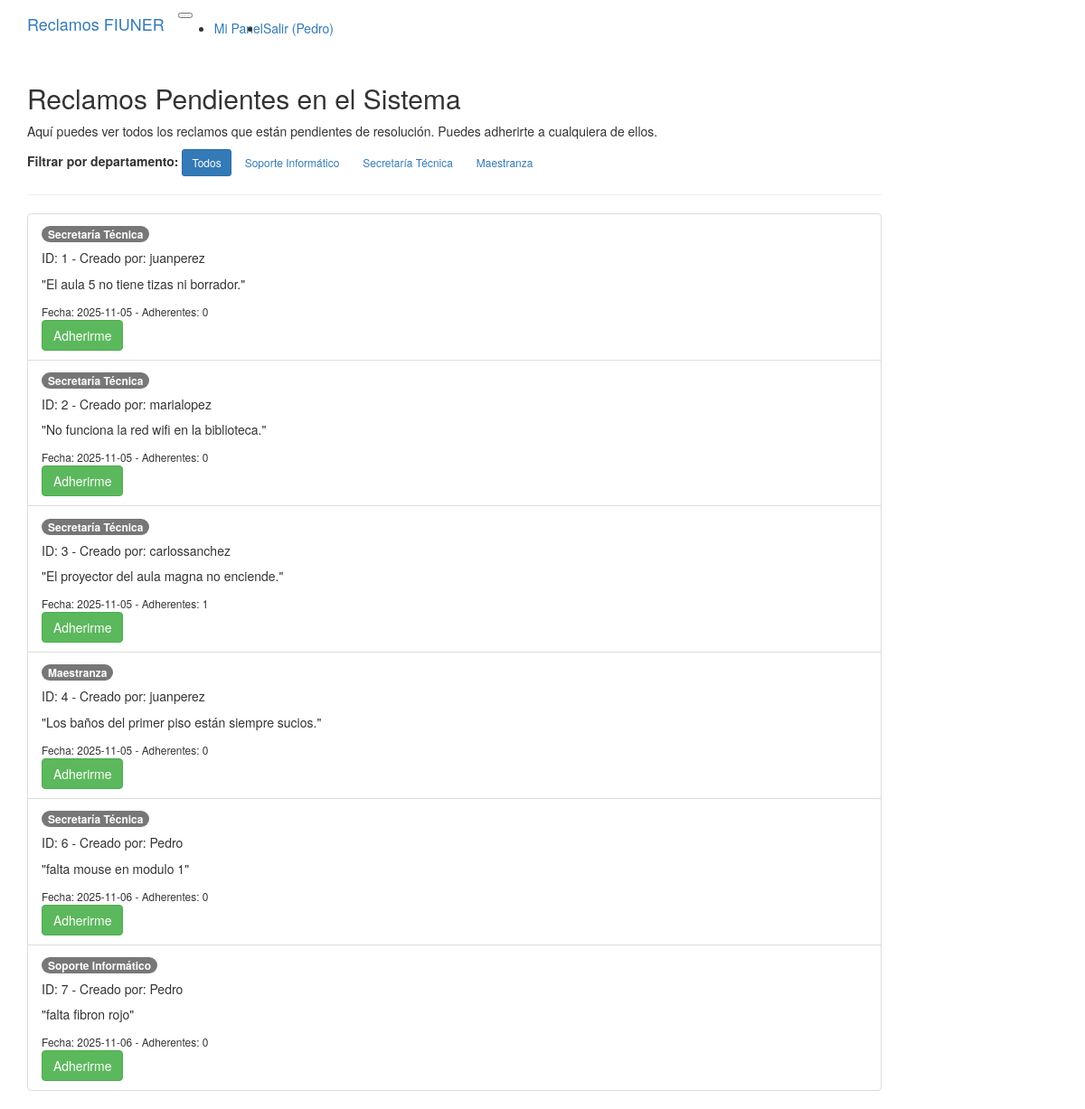
Screenshot of /listar_reclamos (signed in) with the database file from the repository.
### modules/modelos_db.py (models this page shows)
class ModeloUsuario(Base):
    __tablename__ = 'usuarios'
    id = Column(Integer, primary_key=True)
    nombre = Column(String(100), nullable=False) # nullable=False significa que no puede estar vacío
    apellido = Column(String(100), nullable=False)
    email = Column(String(100), nullable=False, unique=True) # unique=True asegura que no haya emails repetidos
    nombre_usuario = Column(String(50), nullable=False, unique=True) # unique=True asegura que no haya nombres de usuario repetidos
    claustro = Column(String(20), nullable=False)
    contrasena = Column(String(255), nullable=False) # Guardaremos la contraseña hasheada (más adelante)
    reclamos_creados = relationship("ModeloReclamo", back_populates="creador")
    rol = Column(String(20), nullable=False, default="final")
    departamento_asignado = Column(String(100), nullable=True) # nullable=True porque no todos los usuarios son jefes
    reclamos_adheridos = relationship(
        "ModeloReclamo",
        secondary=asociacion_reclamos_adherentes,
        back_populates="adherentes"
    )

class ModeloReclamo(Base):
    __tablename__ = 'reclamos' # Nombre de la tabla en la BD
    id = Column(Integer, primary_key=True)
    contenido = Column(String(1000), nullable=False)
    departamento = Column(String(100), nullable=False)
    timestamp = Column(DateTime, nullable=False) # Guardará fecha y hora
    estado = Column(String(20), nullable=False)
    tiempo_resolucion_asignado = Column(Integer, nullable=True) # Puede ser nulo al principio
    id_usuario_creador = Column(Integer, ForeignKey('usuarios.id'), nullable=False)
    creador = relationship("ModeloUsuario", back_populates="reclamos_creados")
    adherentes = relationship(
        "ModeloUsuario",
        secondary=asociacion_reclamos_adherentes,
        back_populates="reclamos_adheridos"
    )

### server.py (the view)
@app.route("/listar_reclamos")
@gestor_login.se_requiere_login
def listar_reclamos():
    filtro_depto = request.args.get('departamento', None)
    lista_reclamos = []
    if filtro_depto:
        lista_reclamos = sistema.buscar_reclamos_pendientes_por_departamento(filtro_depto)
    else:
        lista_reclamos = sistema.buscar_reclamos_pendientes_todos()
    departamentos_posibles = ["soporte informático", "secretaría técnica", "maestranza"]
    return render_template("listar_reclamos.html",
                           reclamos=lista_reclamos,
                           departamentos=departamentos_posibles,
                           filtro_actual=filtro_depto)

### modules/gestor_login.py (called while the page is built)
    @property
    def usuario_actual(self) -> UsuarioLogin | None:
        return current_user if current_user.is_authenticated else None

    @property
    def usuario_autenticado(self) -> bool:
        return current_user.is_authenticated

        @login_manager.user_loader
        def cargar_usuario_actual(id_usuario_str: str):
            try:
                id_usuario_int = int(id_usuario_str)
            except ValueError:
                return None # Si el ID no es un número, es inválido
            entidad = self.__repo_usuarios.obtener_por_id(id_usuario_int)
            if entidad:
                return UsuarioLogin(entidad)
            else:
                return None

### modules/reclamo.py (called while the page is built)
    @property
    def id_reclamo(self) -> int:
        return self.__id_reclamo

    @property
    def usuario_creador(self) -> Usuario:
        return self.__usuario_creador

    @property
    def contenido(self) -> str:
        return self.__contenido

    @property
    def departamento(self) -> str:
        return self.__departamento

    @property
    def timestamp(self) -> datetime.datetime:
        return self.__timestamp

    @property
    def numero_adherentes(self) -> int:
        return len(self.__adherentes)

    def agregar_adherente(self, usuario: Usuario):
        if usuario not in self.__adherentes:
            self.__adherentes.append(usuario)

### modules/repositorio_concreto.py (called while the page is built)
    def obtener_por_id(self, id: int) -> Optional[Usuario]:
        modelo = self.__session.query(ModeloUsuario).get(id)
        return self.__map_modelo_a_entidad(modelo) if modelo else None

    def obtener_todos_por_filtro(self, **kwargs) -> List[Reclamo]:
        modelos = self.__session.query(ModeloReclamo).filter_by(**kwargs).all()
        return [self.__map_modelo_a_entidad(m) for m in modelos]

### modules/sistema.py (called while the page is built)
    def buscar_reclamos_pendientes_todos(self) -> List[Reclamo]:
        reclamos_encontrados = self.__repo_reclamos.obtener_todos_por_filtro(
            estado="pendiente"
        )
        return reclamos_encontrados

### modules/usuario.py (called while the page is built)
    @property
    def nombre_usuario(self) -> str:
        return self.__nombre_usuario

    @property
    def id_bd(self) -> int | None:
        return self.__id_bd

### server.py (called while the page is built)
@app.context_processor
def inject_gestor_login():
    return dict(gestor_login=gestor_login)

### templates/listar_reclamos.html
{% extends 'base.html' %}
{% block page_content %}
    <div class="row">
        <div class="col-md-10 offset-md-1">
            <h2>Reclamos Pendientes en el Sistema</h2>
            <p>Aquí puedes ver todos los reclamos que están pendientes de resolución. Puedes adherirte a cualquiera de ellos.</p>
            <div class="mb-3">
                <strong>Filtrar por departamento:</strong>
                <a href="{{ url_for('listar_reclamos') }}" class="btn btn-sm btn-{{ 'primary' if not filtro_actual else 'outline-secondary' }}">
                    Todos
                </a>
                {% for depto in departamentos %}
                    <a href="{{ url_for('listar_reclamos', departamento=depto) }}" class="btn btn-sm btn-{{ 'primary' if filtro_actual == depto else 'outline-secondary' }}">
                        {{ depto.title() }}
                    </a>
                {% endfor %}
            </div>
            <hr>
            <div class="list-group">
            {% if reclamos %}
                {% for reclamo in reclamos %}
                    <div class="list-group-item d-flex justify-content-between align-items-center">
                        <div>
                            <span class="badge bg-info text-dark">{{ reclamo.departamento.title() }}</span>
                            <h5 class="mb-1">ID: {{ reclamo.id_reclamo }} - Creado por: {{ reclamo.usuario_creador.nombre_usuario }}</h5>
                            <p class="mb-1 fst-italic">"{{ reclamo.contenido }}"</p>
                            <small>Fecha: {{ reclamo.timestamp.strftime('%Y-%m-%d') }} - Adherentes: {{ reclamo.numero_adherentes }}</small>
                        </div>
                        <form action="{{ url_for('adherir_reclamo', id_reclamo=reclamo.id_reclamo) }}" method="POST">
                             <button type="submit" class="btn btn-success">Adherirme</button>
                        </form>
                    </div>
                {% endfor %}
            {% else %}
                <div class="alert alert-warning" role="alert">
                    No se encontraron reclamos pendientes{% if filtro_actual %} para el departamento <b>{{ filtro_actual }}</b>{% endif %}.
                </div>
            {% endif %}
            </div>
        </div>
    </div>
{% endblock %}

### templates/base.html (shortened to what this page needs)
{% extends 'bootstrap/base.html' %}
{% block navbar %}
<nav class="navbar navbar-expand-lg navbar-dark bg-dark">
    <div class="container">
        <a class="navbar-brand" href="{{ url_for('inicio') }}">Reclamos FIUNER</a>
        <button class="navbar-toggler" type="button" data-bs-toggle="collapse" data-bs-target="#navbarNav" aria-controls="navbarNav" aria-expanded="false" aria-label="Toggle navigation">
        </button>
        <div class="collapse navbar-collapse" id="navbarNav">
            <ul class="navbar-nav ms-auto">
                {% if gestor_login.usuario_autenticado %}
                    <li class="nav-item">
                        <a class="nav-link" href="{{ url_for('panel_principal') }}">Mi Panel</a>
                    </li>
                    <li class="nav-item">
                        <a class="nav-link" href="{{ url_for('logout') }}">Salir ({{ gestor_login.usuario_actual.nombre_usuario }})</a>
                    </li>
                {% endif %}
            </ul>
        </div>
    </div>
</nav>
{% endblock %}
{% block content %}
<div class="container mt-4">
    {% block page_content %}{% endblock %}
</div>
{% endblock %}

### rows the page displays
ModeloUsuario: usuario_actual.nombre_usuario "Pedro"
ModeloReclamo: departamento "Secretaría Técnica", id_reclamo "1", usuario_creador.nombre_usuario "juanperez", contenido "El aula 5 no tiene tizas ni borrador.", timestamp "2025-11-05", numero_adherentes "0"
ModeloReclamo: departamento "Secretaría Técnica", id_reclamo "2", usuario_creador.nombre_usuario "marialopez", contenido "No funciona la red wifi en la biblioteca.", timestamp "2025-11-05", numero_adherentes "0"
ModeloReclamo: departamento "Secretaría Técnica", id_reclamo "3", usuario_creador.nombre_usuario "carlossanchez", contenido "El proyector del aula magna no enciende.", timestamp "2025-11-05", numero_adherentes "1"
ModeloReclamo: departamento "Maestranza", id_reclamo "4", usuario_creador.nombre_usuario "juanperez", contenido "Los baños del primer piso están siempre sucios.", timestamp "2025-11-05", numero_adherentes "0"
ModeloReclamo: departamento "Secretaría Técnica", id_reclamo "6", usuario_creador.nombre_usuario "Pedro", contenido "falta mouse en modulo 1", timestamp "2025-11-06", numero_adherentes "0"
ModeloReclamo: departamento "Soporte Informático", id_reclamo "7", usuario_creador.nombre_usuario "Pedro", contenido "falta fibron rojo", timestamp "2025-11-06", numero_adherentes "0"

### other values shown
{{ depto.title() }} "Soporte Informático" "Secretaría Técnica" "Maestranza"
